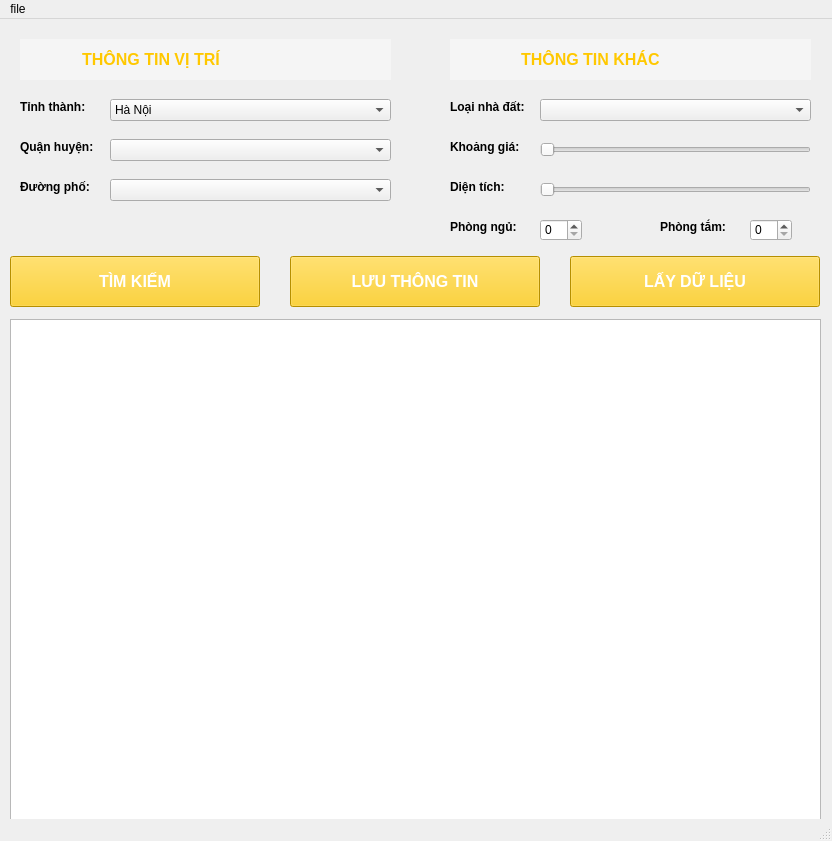
<?xml version="1.0" encoding="UTF-8"?>
<ui version="4.0">
 <class>MainWindow</class>
 <widget class="QMainWindow" name="MainWindow">
  <property name="geometry">
   <rect>
    <x>0</x>
    <y>0</y>
    <width>832</width>
    <height>841</height>
   </rect>
  </property>
  <property name="windowTitle">
   <string>MainWindow</string>
  </property>
  <widget class="QWidget" name="centralwidget">
   <widget class="QLabel" name="label_5">
    <property name="geometry">
     <rect>
      <x>450</x>
      <y>20</y>
      <width>361</width>
      <height>41</height>
     </rect>
    </property>
    <property name="font">
     <font>
      <pointsize>12</pointsize>
      <weight>75</weight>
      <italic>false</italic>
      <bold>true</bold>
      <underline>false</underline>
      <strikeout>false</strikeout>
      <stylestrategy>PreferDefault</stylestrategy>
      <kerning>true</kerning>
     </font>
    </property>
    <property name="contextMenuPolicy">
     <enum>Qt::DefaultContextMenu</enum>
    </property>
    <property name="layoutDirection">
     <enum>Qt::LeftToRight</enum>
    </property>
    <property name="autoFillBackground">
     <bool>false</bool>
    </property>
    <property name="styleSheet">
     <string notr="true">color: rgb(255, 200, 0);
background-color: rgb(245, 245, 245);</string>
    </property>
    <property name="text">
     <string>                THÔNG TIN KHÁC</string>
    </property>
   </widget>
   <widget class="QLabel" name="label_2">
    <property name="geometry">
     <rect>
      <x>20</x>
      <y>80</y>
      <width>81</width>
      <height>16</height>
     </rect>
    </property>
    <property name="font">
     <font>
      <weight>75</weight>
      <bold>true</bold>
     </font>
    </property>
    <property name="text">
     <string>Tỉnh thành:</string>
    </property>
   </widget>
   <widget class="QPushButton" name="pushButton">
    <property name="geometry">
     <rect>
      <x>10</x>
      <y>237</y>
      <width>250</width>
      <height>51</height>
     </rect>
    </property>
    <property name="font">
     <font>
      <pointsize>12</pointsize>
      <weight>75</weight>
      <bold>true</bold>
     </font>
    </property>
    <property name="styleSheet">
     <string notr="true">color: rgb(255, 255, 255);
background-color: rgb(255, 200, 0);
</string>
    </property>
    <property name="text">
     <string>TÌM KIẾM</string>
    </property>
   </widget>
   <widget class="QComboBox" name="comboBox_2">
    <property name="geometry">
     <rect>
      <x>110</x>
      <y>120</y>
      <width>281</width>
      <height>22</height>
     </rect>
    </property>
   </widget>
   <widget class="QPushButton" name="pushButton_3">
    <property name="geometry">
     <rect>
      <x>570</x>
      <y>237</y>
      <width>250</width>
      <height>51</height>
     </rect>
    </property>
    <property name="font">
     <font>
      <pointsize>12</pointsize>
      <weight>75</weight>
      <bold>true</bold>
     </font>
    </property>
    <property name="styleSheet">
     <string notr="true">color: rgb(255, 255, 255);
background-color: rgb(255, 200, 0);
</string>
    </property>
    <property name="text">
     <string>LẤY DỮ LIỆU</string>
    </property>
   </widget>
   <widget class="QLabel" name="label_3">
    <property name="geometry">
     <rect>
      <x>20</x>
      <y>120</y>
      <width>81</width>
      <height>16</height>
     </rect>
    </property>
    <property name="font">
     <font>
      <weight>75</weight>
      <bold>true</bold>
     </font>
    </property>
    <property name="text">
     <string>Quận huyện:</string>
    </property>
   </widget>
   <widget class="QSpinBox" name="spinBox">
    <property name="geometry">
     <rect>
      <x>540</x>
      <y>200</y>
      <width>42</width>
      <height>22</height>
     </rect>
    </property>
   </widget>
   <widget class="QComboBox" name="comboBox_3">
    <property name="geometry">
     <rect>
      <x>110</x>
      <y>160</y>
      <width>281</width>
      <height>22</height>
     </rect>
    </property>
   </widget>
   <widget class="QSpinBox" name="spinBox_2">
    <property name="geometry">
     <rect>
      <x>750</x>
      <y>200</y>
      <width>42</width>
      <height>22</height>
     </rect>
    </property>
   </widget>
   <widget class="QSlider" name="horizontalSlider">
    <property name="geometry">
     <rect>
      <x>540</x>
      <y>120</y>
      <width>271</width>
      <height>22</height>
     </rect>
    </property>
    <property name="orientation">
     <enum>Qt::Horizontal</enum>
    </property>
   </widget>
   <widget class="QLabel" name="label_6">
    <property name="geometry">
     <rect>
      <x>450</x>
      <y>120</y>
      <width>81</width>
      <height>16</height>
     </rect>
    </property>
    <property name="font">
     <font>
      <weight>75</weight>
      <bold>true</bold>
      <underline>false</underline>
      <strikeout>false</strikeout>
     </font>
    </property>
    <property name="text">
     <string>Khoảng giá:</string>
    </property>
   </widget>
   <widget class="QComboBox" name="comboBox_4">
    <property name="geometry">
     <rect>
      <x>540</x>
      <y>80</y>
      <width>271</width>
      <height>22</height>
     </rect>
    </property>
   </widget>
   <widget class="QPushButton" name="pushButton_4">
    <property name="geometry">
     <rect>
      <x>290</x>
      <y>237</y>
      <width>250</width>
      <height>51</height>
     </rect>
    </property>
    <property name="font">
     <font>
      <pointsize>12</pointsize>
      <weight>75</weight>
      <bold>true</bold>
     </font>
    </property>
    <property name="styleSheet">
     <string notr="true">color: rgb(255, 255, 255);
background-color: rgb(255, 200, 0);
</string>
    </property>
    <property name="text">
     <string>LƯU THÔNG TIN</string>
    </property>
   </widget>
   <widget class="QComboBox" name="comboBox">
    <property name="geometry">
     <rect>
      <x>110</x>
      <y>80</y>
      <width>281</width>
      <height>22</height>
     </rect>
    </property>
    <property name="editable">
     <bool>false</bool>
    </property>
    <item>
     <property name="text">
      <string>Hà Nội</string>
     </property>
    </item>
    <item>
     <property name="text">
      <string>Hồ Chí Minh</string>
     </property>
    </item>
    <item>
     <property name="text">
      <string>Đà Nẵng</string>
     </property>
    </item>
    <item>
     <property name="text">
      <string>Hải Phòng</string>
     </property>
    </item>
    <item>
     <property name="text">
      <string>Cần Thơ</string>
     </property>
    </item>
    <item>
     <property name="text">
      <string>An Giang</string>
     </property>
    </item>
    <item>
     <property name="text">
      <string>Bà Rịa Vũng Tàu</string>
     </property>
    </item>
    <item>
     <property name="text">
      <string>Bạc Liêu</string>
     </property>
    </item>
    <item>
     <property name="text">
      <string>Bắc Kanj</string>
     </property>
    </item>
    <item>
     <property name="text">
      <string>Bắc Giang</string>
     </property>
    </item>
    <item>
     <property name="text">
      <string>Hải Dương</string>
     </property>
    </item>
    <item>
     <property name="text">
      <string>Bắc Ninh</string>
     </property>
    </item>
    <item>
     <property name="text">
      <string>Bến Tre</string>
     </property>
    </item>
    <item>
     <property name="text">
      <string>Bình Dương</string>
     </property>
    </item>
    <item>
     <property name="text">
      <string>Bình Định</string>
     </property>
    </item>
    <item>
     <property name="text">
      <string>Bình Phước</string>
     </property>
    </item>
    <item>
     <property name="text">
      <string>Bình Thuận</string>
     </property>
    </item>
    <item>
     <property name="text">
      <string>Cà Mau</string>
     </property>
    </item>
    <item>
     <property name="text">
      <string>Cao Bằng</string>
     </property>
    </item>
    <item>
     <property name="text">
      <string>Đắk Lắk</string>
     </property>
    </item>
    <item>
     <property name="text">
      <string>Dak Nông</string>
     </property>
    </item>
    <item>
     <property name="text">
      <string>Điện Biên</string>
     </property>
    </item>
    <item>
     <property name="text">
      <string>Đồng Nai</string>
     </property>
    </item>
    <item>
     <property name="text">
      <string>Đồng Tháp</string>
     </property>
    </item>
    <item>
     <property name="text">
      <string>Gia Lai</string>
     </property>
    </item>
    <item>
     <property name="text">
      <string>Hà Giang</string>
     </property>
    </item>
    <item>
     <property name="text">
      <string>Hà Nam</string>
     </property>
    </item>
    <item>
     <property name="text">
      <string>Hà Tĩnh</string>
     </property>
    </item>
    <item>
     <property name="text">
      <string>Hậu Giang</string>
     </property>
    </item>
    <item>
     <property name="text">
      <string>Hòa Bình</string>
     </property>
    </item>
    <item>
     <property name="text">
      <string>Hưng Yên</string>
     </property>
    </item>
    <item>
     <property name="text">
      <string>Khánh Hòa</string>
     </property>
    </item>
    <item>
     <property name="text">
      <string>Kiên Giang</string>
     </property>
    </item>
    <item>
     <property name="text">
      <string>Kon Tum</string>
     </property>
    </item>
    <item>
     <property name="text">
      <string>Lai Châu</string>
     </property>
    </item>
    <item>
     <property name="text">
      <string>Lâm Đồng</string>
     </property>
    </item>
    <item>
     <property name="text">
      <string>Lạng Sơn</string>
     </property>
    </item>
    <item>
     <property name="text">
      <string>Lào Cai</string>
     </property>
    </item>
    <item>
     <property name="text">
      <string>Long An</string>
     </property>
    </item>
    <item>
     <property name="text">
      <string>Nam Định</string>
     </property>
    </item>
    <item>
     <property name="text">
      <string>Nghệ An</string>
     </property>
    </item>
    <item>
     <property name="text">
      <string>Ninh Bình</string>
     </property>
    </item>
    <item>
     <property name="text">
      <string>Ninh Thuận</string>
     </property>
    </item>
    <item>
     <property name="text">
      <string>Phú Thọ</string>
     </property>
    </item>
    <item>
     <property name="text">
      <string>Phú Yên</string>
     </property>
    </item>
    <item>
     <property name="text">
      <string>Quảng Bình</string>
     </property>
    </item>
    <item>
     <property name="text">
      <string>Quảng Nam</string>
     </property>
    </item>
    <item>
     <property name="text">
      <string>Quảng Ngãi</string>
     </property>
    </item>
    <item>
     <property name="text">
      <string>Quảng Ninh</string>
     </property>
    </item>
    <item>
     <property name="text">
      <string>Quảng Trị</string>
     </property>
    </item>
    <item>
     <property name="text">
      <string>Sóc Trăng</string>
     </property>
    </item>
    <item>
     <property name="text">
      <string>Sơn La</string>
     </property>
    </item>
    <item>
     <property name="text">
      <string>Tây Ninh</string>
     </property>
    </item>
    <item>
     <property name="text">
      <string>Thái Bình</string>
     </property>
    </item>
    <item>
     <property name="text">
      <string>Thái Nguyên</string>
     </property>
    </item>
    <item>
     <property name="text">
      <string>Thanh Hóa</string>
     </property>
    </item>
    <item>
     <property name="text">
      <string>Thừa Thiên-Huế</string>
     </property>
    </item>
    <item>
     <property name="text">
      <string>Tiền Giang</string>
     </property>
    </item>
    <item>
     <property name="text">
      <string>Trà Vinh</string>
     </property>
    </item>
    <item>
     <property name="text">
      <string>Tuyên Quang</string>
     </property>
    </item>
    <item>
     <property name="text">
      <string>Vĩnh Long</string>
     </property>
    </item>
    <item>
     <property name="text">
      <string>Vĩnh Phúc</string>
     </property>
    </item>
    <item>
     <property name="text">
      <string>Yên Bái</string>
     </property>
    </item>
   </widget>
   <widget class="QLabel" name="label">
    <property name="geometry">
     <rect>
      <x>20</x>
      <y>20</y>
      <width>371</width>
      <height>41</height>
     </rect>
    </property>
    <property name="font">
     <font>
      <pointsize>12</pointsize>
      <weight>75</weight>
      <italic>false</italic>
      <bold>true</bold>
      <underline>false</underline>
      <strikeout>false</strikeout>
      <stylestrategy>PreferDefault</stylestrategy>
      <kerning>true</kerning>
     </font>
    </property>
    <property name="contextMenuPolicy">
     <enum>Qt::DefaultContextMenu</enum>
    </property>
    <property name="layoutDirection">
     <enum>Qt::LeftToRight</enum>
    </property>
    <property name="autoFillBackground">
     <bool>false</bool>
    </property>
    <property name="styleSheet">
     <string notr="true">color: rgb(255, 200, 0);
background-color: rgb(245, 245, 245);</string>
    </property>
    <property name="text">
     <string>              THÔNG TIN VỊ TRÍ</string>
    </property>
   </widget>
   <widget class="QLabel" name="label_4">
    <property name="geometry">
     <rect>
      <x>20</x>
      <y>160</y>
      <width>81</width>
      <height>16</height>
     </rect>
    </property>
    <property name="font">
     <font>
      <weight>75</weight>
      <bold>true</bold>
     </font>
    </property>
    <property name="text">
     <string>Đường phố:</string>
    </property>
   </widget>
   <widget class="QLabel" name="label_7">
    <property name="geometry">
     <rect>
      <x>450</x>
      <y>160</y>
      <width>91</width>
      <height>16</height>
     </rect>
    </property>
    <property name="font">
     <font>
      <weight>75</weight>
      <bold>true</bold>
      <underline>false</underline>
      <strikeout>false</strikeout>
     </font>
    </property>
    <property name="text">
     <string>Diện tích:</string>
    </property>
   </widget>
   <widget class="QSlider" name="horizontalSlider_2">
    <property name="geometry">
     <rect>
      <x>540</x>
      <y>160</y>
      <width>271</width>
      <height>22</height>
     </rect>
    </property>
    <property name="orientation">
     <enum>Qt::Horizontal</enum>
    </property>
   </widget>
   <widget class="QLabel" name="label_10">
    <property name="geometry">
     <rect>
      <x>450</x>
      <y>80</y>
      <width>91</width>
      <height>16</height>
     </rect>
    </property>
    <property name="font">
     <font>
      <weight>75</weight>
      <bold>true</bold>
      <underline>false</underline>
      <strikeout>false</strikeout>
     </font>
    </property>
    <property name="text">
     <string>Loại nhà đất:</string>
    </property>
   </widget>
   <widget class="QTableView" name="tableView">
    <property name="geometry">
     <rect>
      <x>10</x>
      <y>300</y>
      <width>811</width>
      <height>501</height>
     </rect>
    </property>
    <property name="cursor" stdset="0">
     <cursorShape>ArrowCursor</cursorShape>
    </property>
   </widget>
   <widget class="QLabel" name="label_9">
    <property name="geometry">
     <rect>
      <x>660</x>
      <y>200</y>
      <width>81</width>
      <height>16</height>
     </rect>
    </property>
    <property name="font">
     <font>
      <weight>75</weight>
      <bold>true</bold>
      <underline>false</underline>
      <strikeout>false</strikeout>
     </font>
    </property>
    <property name="text">
     <string>Phòng tắm:</string>
    </property>
   </widget>
   <widget class="QLabel" name="label_8">
    <property name="geometry">
     <rect>
      <x>450</x>
      <y>200</y>
      <width>81</width>
      <height>16</height>
     </rect>
    </property>
    <property name="font">
     <font>
      <weight>75</weight>
      <bold>true</bold>
      <underline>false</underline>
      <strikeout>false</strikeout>
     </font>
    </property>
    <property name="text">
     <string>Phòng ngủ:</string>
    </property>
   </widget>
   <zorder>label_5</zorder>
   <zorder>label_2</zorder>
   <zorder>pushButton</zorder>
   <zorder>comboBox_2</zorder>
   <zorder>pushButton_3</zorder>
   <zorder>label_3</zorder>
   <zorder>spinBox</zorder>
   <zorder>comboBox_3</zorder>
   <zorder>spinBox_2</zorder>
   <zorder>horizontalSlider</zorder>
   <zorder>label_6</zorder>
   <zorder>comboBox_4</zorder>
   <zorder>pushButton_4</zorder>
   <zorder>comboBox</zorder>
   <zorder>label</zorder>
   <zorder>label_4</zorder>
   <zorder>label_7</zorder>
   <zorder>horizontalSlider_2</zorder>
   <zorder>label_10</zorder>
   <zorder>label_9</zorder>
   <zorder>label_8</zorder>
   <zorder>tableView</zorder>
  </widget>
  <widget class="QMenuBar" name="menubar">
   <property name="geometry">
    <rect>
     <x>0</x>
     <y>0</y>
     <width>832</width>
     <height>26</height>
    </rect>
   </property>
   <widget class="QMenu" name="menufile">
    <property name="title">
     <string>file</string>
    </property>
    <addaction name="actionL_u_tr"/>
   </widget>
   <addaction name="menufile"/>
  </widget>
  <widget class="QStatusBar" name="statusbar"/>
  <action name="actionL_u_tr">
   <property name="text">
    <string>Lưu trữ</string>
   </property>
  </action>
 </widget>
 <resources/>
 <connections/>
</ui>
